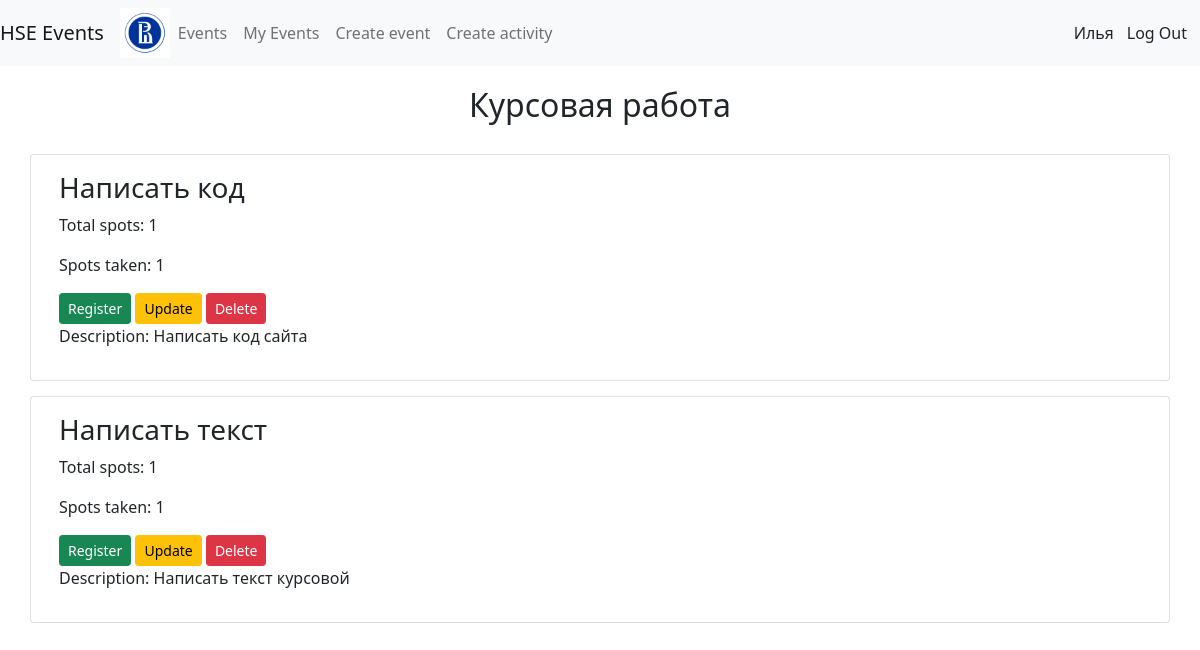
Screenshot of /event/1 (signed in) with the database file from the repository.
### events/models.py (models this page shows, shortened)
class Event(models.Model):
    name = models.CharField(max_length=50, null=True)
    start_time = models.TimeField()
    end_time = models.TimeField()
    about = models.CharField(max_length=500, null=True)

class Activity(models.Model):
    name = models.CharField(max_length=50, null=True)
    event = models.ForeignKey(Event, null=True, on_delete=models.SET_NULL)
    spots = models.IntegerField(null=True)
    spots_taken = models.IntegerField(null=True)
    about = models.CharField(max_length=500, null=True)

### events/views.py (the view)
# urls.py: path('event/<int:id>', views.activities, name="event"),
@login_required(login_url='login')
def activities(request, id):
    event = Event.objects.get(id=id)
    activities = Activity.objects.filter(event=event)
    content = {'event': event, 'activities': activities}
    return render(request, 'events/activities.html', content)

### events/templates/events/activities.html
{% extends 'events/main.html' %}
{% block content %}
    <h2 class="title">{{ event.name }}</h2>
    <div class="container">
        {% for activity in activities %}
        <div class="row event card card-body">
            <div class="col-sm">
                <h3>{{ activity.name }}</h3>
            </div>
            <div class="col-sm">
                <p>Total spots: {{ activity.spots }}</p>
            </div>
            <div class="col-sm">
                <p>Spots taken: {{ activity.spots_taken }}</p>
            </div>
            <div class="col-sm">
                <a class="btn btn-sm btn-success">Register</a>
                <a class="btn btn-sm btn-warning" href="{% url 'update_activity' activity.id %}">Update</a>
                <a class="btn btn-sm btn-danger" href="{% url 'update_activity' activity.id %}">Delete</a>
            </div>
            <div class="col-sm">
                <p>Description: {{ activity.about }}</p>
            </div>
        </div>
        {% endfor %}
    </div>
{% endblock %}

### events/templates/events/navbar.html (shortened to what this page needs)
{% load static %}
<nav class="navbar navbar-expand-lg navbar-light bg-light">
  <a class="navbar-brand" href="#">HSE Events</a>
  <img class="hseimage" src="{% static 'images/hse.png' %}" width="50">
  <div class="collapse navbar-collapse" id="navbarNav">
    <ul class="navbar-nav">
      <li class="nav-item active">
        <a class="nav-link" href="/">Events</a>
      </li>
      <li class="nav-item">
        <a class="nav-link" href="/myevents">My Events</a>
      </li>
      <li class="nav-item">
        <a class="nav-link" href="/create_event">Create event</a>
      </li>
      <li class="nav-item">
        <a class="nav-link" href="/create_activity">Create activity</a>
      </li>
    </ul>
  </div>
  <span>
    {{ request.user.first_name }}
  </span>
  <span>
    <a class="btn" href="{% url 'logout' %}">Log Out</a>
  </span>
</nav>

### static/css/main.css (style rules this page uses)
.event { border: 1px solid black; margin-bottom: 15px }
.title { text-align: center; margin-top: 20px; margin-bottom: 30px }

### rows the page displays
Event: name "Курсовая работа"
Activity: name "Написать код", spots "1", spots_taken "1", about "Написать код сайта"
Activity: name "Написать текст", spots "1", spots_taken "1", about "Написать текст курсовой"

### other values shown
{{ request.user.first_name }} "Илья"
